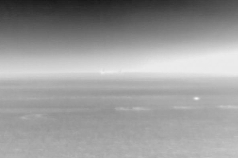
%> input picture Contrast-Enhancement/test_image/1.png, 238 x 158 px; its folder holds only this picture in this run
$ octave main.m   (GNU Octave 9; MATLAB toolbox functions it lacks are replaced by stand-ins)
%> lines starting %> are read from the running program, lines starting %| are printed output that depends on the picture
### Contrast-Enhancement/structure_tensor_calculate.m
function [I_structure_tensor] = structure_tensor_calculate(I_original,window,numwin)
[Hig Wid]=size(I_original);
lambda_1 =zeros(Hig,Wid,numwin);
lambda_2 =zeros(Hig,Wid,numwin);
[dx dy]=gradient(I_original,2,2);
dx2=dx.^2;
dy2=dy.^2;
dxy=dx.*dy;
G_coor = zeros(Hig,Wid, 2, 2,numwin);
for i = 1:numwin
G_K = fspecial('gaussian', window(i), 0);%variable
 G_coor(:,:,1,1,i) = imfilter(dx2, G_K, 'symmetric');
 G_coor(:,:,1,2,i) =  imfilter(dxy, G_K, 'symmetric');
 G_coor(:,:,2,1,i) = G_coor(:,:,1,2,i);
 G_coor(:,:,2,2,i) = imfilter(dy2,G_K, 'symmetric');
end
for ii = 1:numwin
 delta_ac= G_coor(:,:,1,2,ii).^2 -(G_coor(:,:,1,1,i).*G_coor(:,:,2,2,i));
 delta_ac = max(delta_ac,0);
 delta_sq(:,:,ii) = sqrt((G_coor(:,:,1,1,ii) + G_coor(:,:,2,2,ii)).^2 + 4 * delta_ac);
 lambda_1(:,:,ii) = 0*(G_coor(:,:,1,1,ii) + G_coor(:,:,2,2,ii) + delta_sq(:,:,ii));%variable
 lambda_2(:,:,ii)= 0*(G_coor(:,:,1,1,ii) + G_coor(:,:,2,2,ii) - delta_sq(:,:,ii));%variable
end
lambda_11 = min(lambda_1,[],3);
lambda_22 = max(lambda_2,[],3);
lambda_diff = lambda_11 - lambda_22;
I_structure_tensor = exp(0*mat2gray(lambda_diff));%variable

### Contrast-Enhancement/main.m
clear all;
close all;
clc;
% Please change the path according to your save path
path = '..../...../';
cd (path);
%% Confirm accessing the sequence of images and output path of results
access_path  = ('test_image/');
im_index = dir([access_path '*.png']);
im_num = length(im_index);
% The DoGF filter with multi-scale windows
window = [1 3 5 7];
numwin = length(window(:));
DoGauss = cell(1,numwin);
for k=1:im_num
    % input image
    I_original = imread([access_path,im_index(k).name]);
%> I_original is the input picture: size 158x238 uint8; min 24, max 245, mean 154.9
    if size(I_original, 3) > 1
    I_original = rgb2gray(I_original);
    end
    I_original = double(I_original);
%> I_original: size 158x238 double
    [row col] = size(I_original);
%> row = 158; col = 238
    %%%%%%%%%%%%%%%%%%%%%%%%%%%%%%%%%%%%%%%%%%%%%%%%%%%%%%%%%%%%%%%%%%%%%%%%%%%%%%%%
    %% Phase 1  calculate the structure_tensor!
     [I_structure_tensor] = structure_tensor_calculate(I_original,window,numwin);
%> in structure_tensor_calculate, `[dx dy]=gradient(I_original,2,2);`:
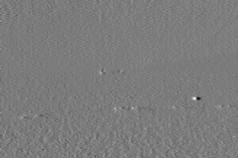
%> dx: size 158x238 double; min -10.25, max 11, mean 0.0676; drawn with min black and max white
%> in structure_tensor_calculate, `[dx dy]=gradient(I_original,2,2);`:
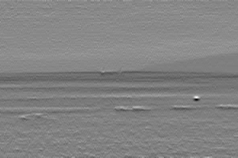
%> dy: size 158x238 double; min -15.5, max 15.5, mean 0.439; drawn with min black and max white
%> in structure_tensor_calculate, `dy2=dy.^2;`:
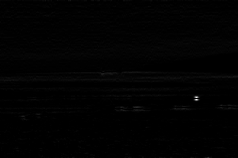
%> dy2: size 158x238 double; min 0, max 240.2, mean 1.9
%> in structure_tensor_calculate, `dxy=dx.*dy;`:
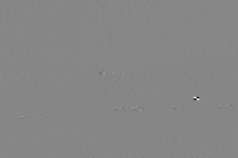
%> dxy: size 158x238 double; min -76.19, max 68.25, mean 0.1; drawn with min black and max white
%> the run ends on the next line

$ run again, on Contrast-Enhancement/test_image/5.png
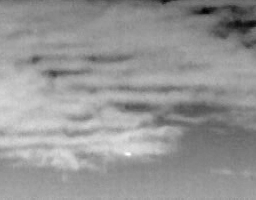
%> input picture Contrast-Enhancement/test_image/5.png, 256 x 200 px
%> I_original is the input picture: size 200x256 uint8; min 0, max 255, mean 149.6
%> I_original: size 200x256 double
%> in structure_tensor_calculate, `dy2=dy.^2;`:
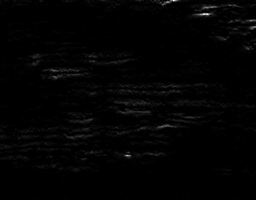
%> dy2: size 200x256 double; min 0, max 420.2, mean 5.2; drawn with min black and max white
%> in structure_tensor_calculate, `dxy=dx.*dy;`:
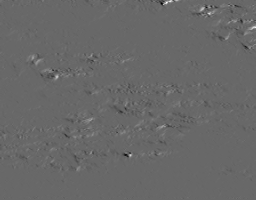
%> dxy: size 200x256 double; min -76.31, max 110, mean 0.1; drawn with min black and max white

$ run again, on Contrast-Enhancement/test_image/6.png
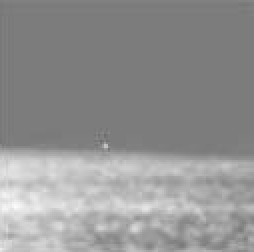
%> input picture Contrast-Enhancement/test_image/6.png, 127 x 126 px (shown 2 times larger)
%> I_original is the input picture: size 126x127 uint8; min 108, max 252, mean 146.6
%> I_original: size 126x127 double
%> in structure_tensor_calculate, `dy2=dy.^2;`:
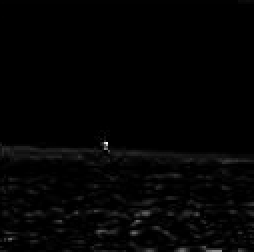
%> dy2: size 126x127 double (shown 2 times larger); min 0, max 315.1, mean 4.7; drawn with min black and max white
%> in structure_tensor_calculate, `dxy=dx.*dy;`:
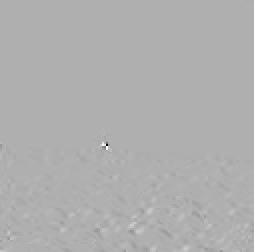
%> dxy: size 126x127 double (shown 2 times larger); min -269.2, max 121.5, mean -0.1; drawn with min black and max white

$ run again, on Contrast-Enhancement/test_image/7.png
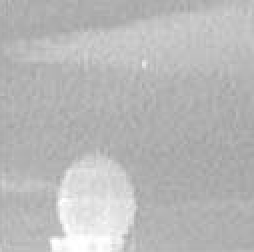
%> input picture Contrast-Enhancement/test_image/7.png, 127 x 126 px (shown 2 times larger)
%> I_original is the input picture: size 126x127 uint8; min 160, max 255, mean 184.9
%> I_original: size 126x127 double
%> in structure_tensor_calculate, `dx2=dx.^2;`:
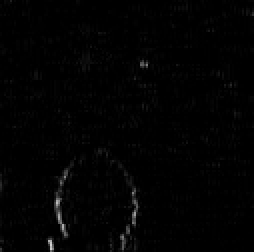
%> dx2: size 126x127 double (shown 2 times larger); min 0, max 210.2, mean 2.7
%> in structure_tensor_calculate, `dxy=dx.*dy;`:
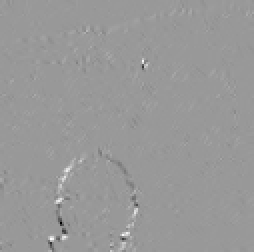
%> dxy: size 126x127 double (shown 2 times larger); min -101.8, max 68, mean 0.1; drawn with min black and max white
